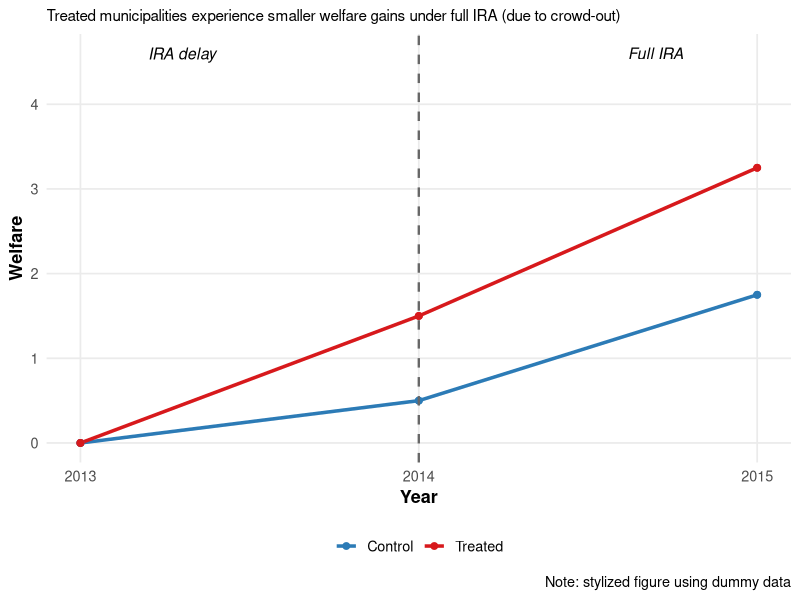

Source code (R):
## ---- chunk 1
library(ggplot2)

# Construct stylized data for 2013–2015
ira_df <- data.frame(
  year = rep(c(2013, 2014, 2015), 2),
  welfare_control = c(0, .5, 1.75),
  welfare_treated = c(0, 1.5, 3.25)
)

# Reshape to long format for ggplot
ira_df_long <- data.frame(
  year = rep(ira_df$year, 2),
  welfare = c(ira_df$welfare_control, ira_df$welfare_treated),
  group = rep(c("Control", "Treated"), each = nrow(ira_df))
)

# Base plot
ggplot(ira_df_long, aes(x = year, y = welfare, color = group, group = group)) +
  geom_line(size = 1.2) +
  geom_point(size = 2) +
  geom_vline(xintercept = 2014, linetype = "dashed", color = "gray40", size = 0.8) +
  annotate("text", x = 2013.3, y = 4.6, label = "IRA delay", size = 4, fontface = "italic") +
  annotate("text", x = 2014.7, y = 4.6, label = "Full IRA", size = 4, fontface = "italic") +
  scale_color_manual(values = c("Treated" = "#d7191c", "Control" = "#2c7bb6")) +
  scale_x_continuous(breaks = c(2013, 2014, 2015), limits = c(2013, 2015)) +
  labs(
    x = "Year",
    y = "Welfare",
    subtitle = "Treated municipalities experience smaller welfare gains under full IRA (due to crowd-out)",
    caption = "Note: stylized figure using dummy data",
    color = NULL
  ) +
  theme_minimal(base_size = 13) +
  theme(
    legend.position = "bottom",
    panel.grid.minor = element_blank(),
    plot.title = element_text(face = "bold", size = 15),
    plot.subtitle = element_text(size = 11),
    axis.title = element_text(face = "bold")
  )
